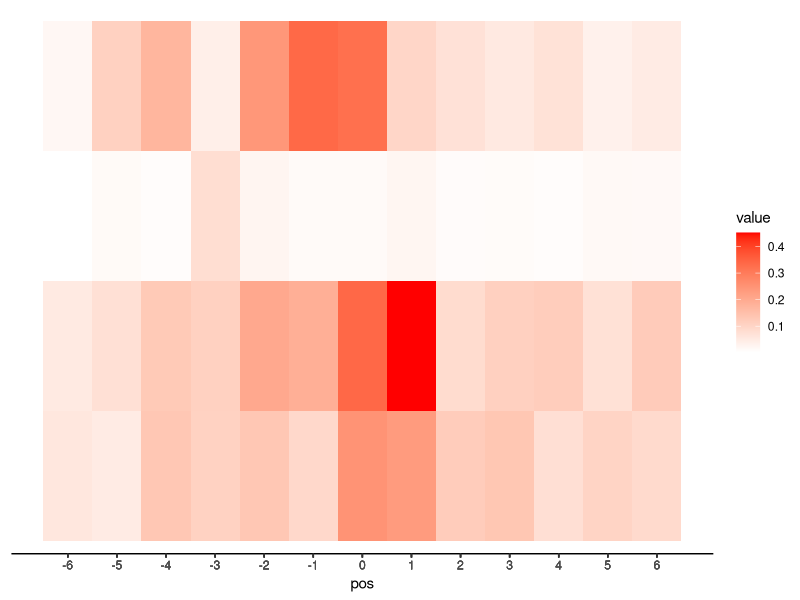
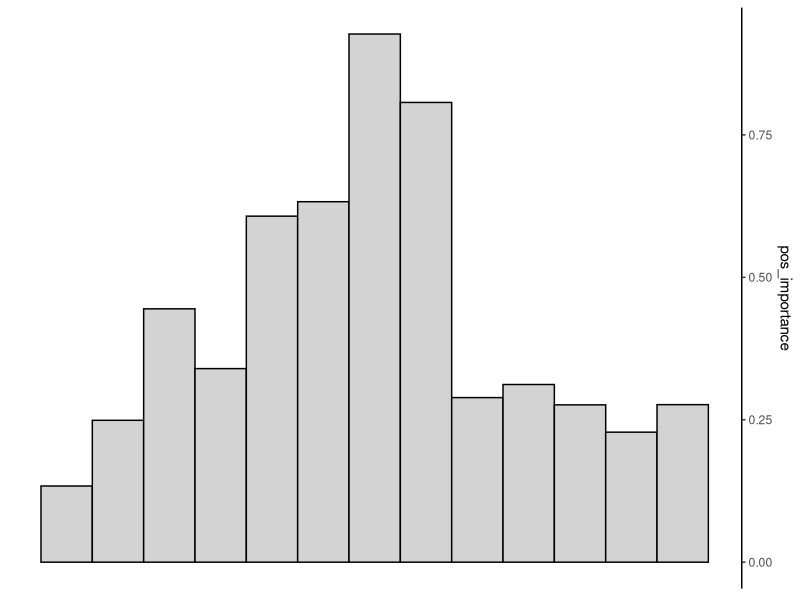
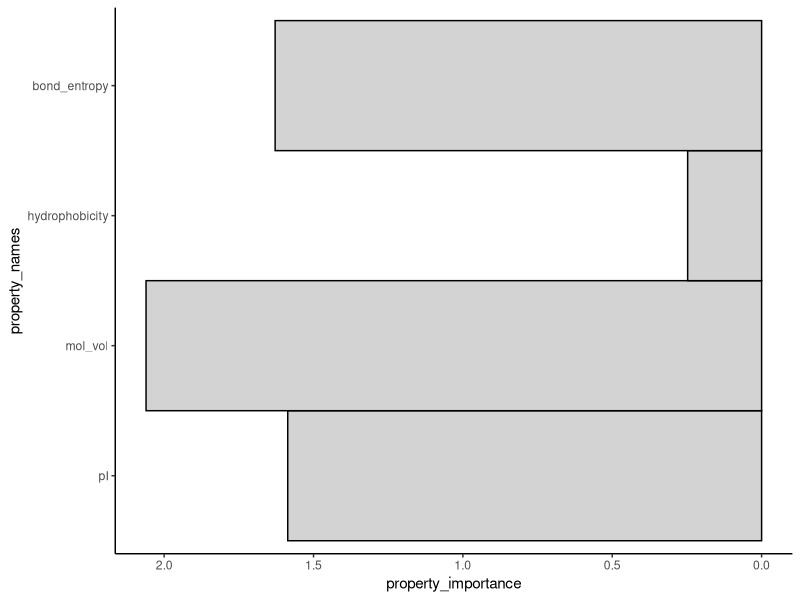
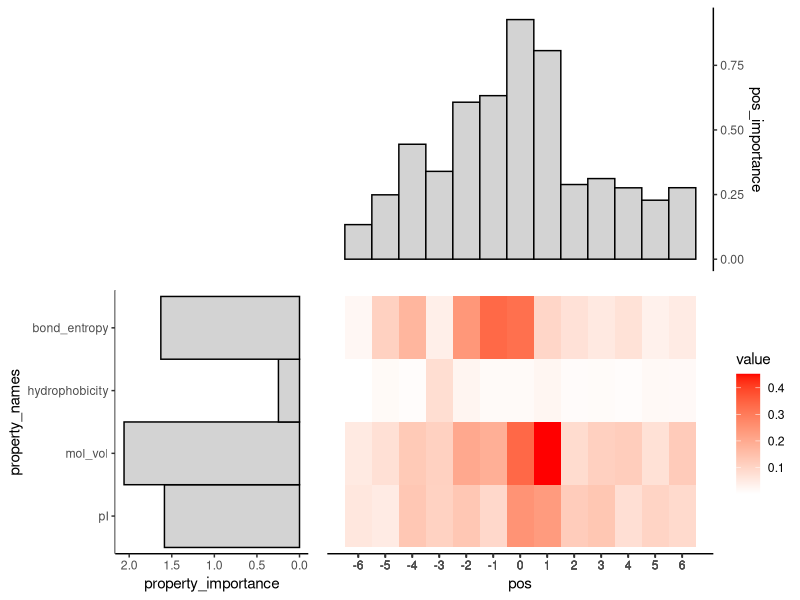

Recreate these plots in R, in order.
#!usr/bin/env R

# gradients.R
# 
# For issues contact Ben Weeder (weeder@ohsu.edu)
# 
# This script loads and plots gradients of trained features from a trained DL model

# load required packages
setwd("~/PycharmProjects/proteasome/netchop/results")
library(ggplot2)
library(reshape2)
library(scales)
# library(gridExtra)
library(egg)

# load in gradients
dat <- read.csv("mean_grads.csv", stringsAsFactors = F)
dat_long <- melt(dat, id.vars = "pos")
dat_long$value <- abs(dat_long$value)

# plot for all values
p <- ggplot(dat_long, aes(x=pos, y=variable, fill=value)) + 
  scale_fill_gradient(low = "white", high = "red")+
  geom_tile() + 
  scale_x_continuous(breaks=dat_long$pos)+
  theme_classic()+
  theme(axis.line.y=element_blank(),
        axis.text.y=element_blank(),
        axis.ticks.y=element_blank(),
        axis.title.y=element_blank(),
        panel.grid.minor.y=element_blank(),
        panel.grid.major.y=element_blank(),
        legend.position = "right")
p

# sum across positions
pos_importance <- apply(dat[,1:4], 1, function(x){sum(abs(x))})
property_importance <- apply(dat[,1:4], 2, function(x){sum(abs(x))})
property_names = factor(colnames(dat)[1:4], levels=colnames(dat)[1:4])

# plot position importance
p_pos <- ggplot(dat, aes(x=dat$pos, y = pos_importance))+ 
  geom_bar(stat = "identity", width = 1, colour="black", fill="lightgrey") + 
  theme_classic()+ 
  scale_y_continuous(position = "right")+
  theme(axis.line.x=element_blank(),
        axis.text.x=element_blank(),
        axis.ticks.x=element_blank(),
        axis.title.x=element_blank(),
        panel.grid.minor.x=element_blank(),
        panel.grid.major.x=element_blank())
p_pos

# plot property importance
p_prop <- ggplot(as.data.frame(property_importance), aes(x=property_names, y = property_importance))+ 
  geom_bar(stat = "identity",width = 1, colour="black", fill="lightgrey") + theme_classic()+ coord_flip()+scale_y_reverse()
p_prop

# plot w/ void
p_void <- ggplot(as.data.frame(property_importance), aes(x=colnames(dat)[1:4], y = property_importance))+ geom_bar(stat = "identity", alpha=0) + theme_void()

# arrange
ggarrange(p_void, p_pos, p_prop, p, widths = c(1,2), padding = 0)
